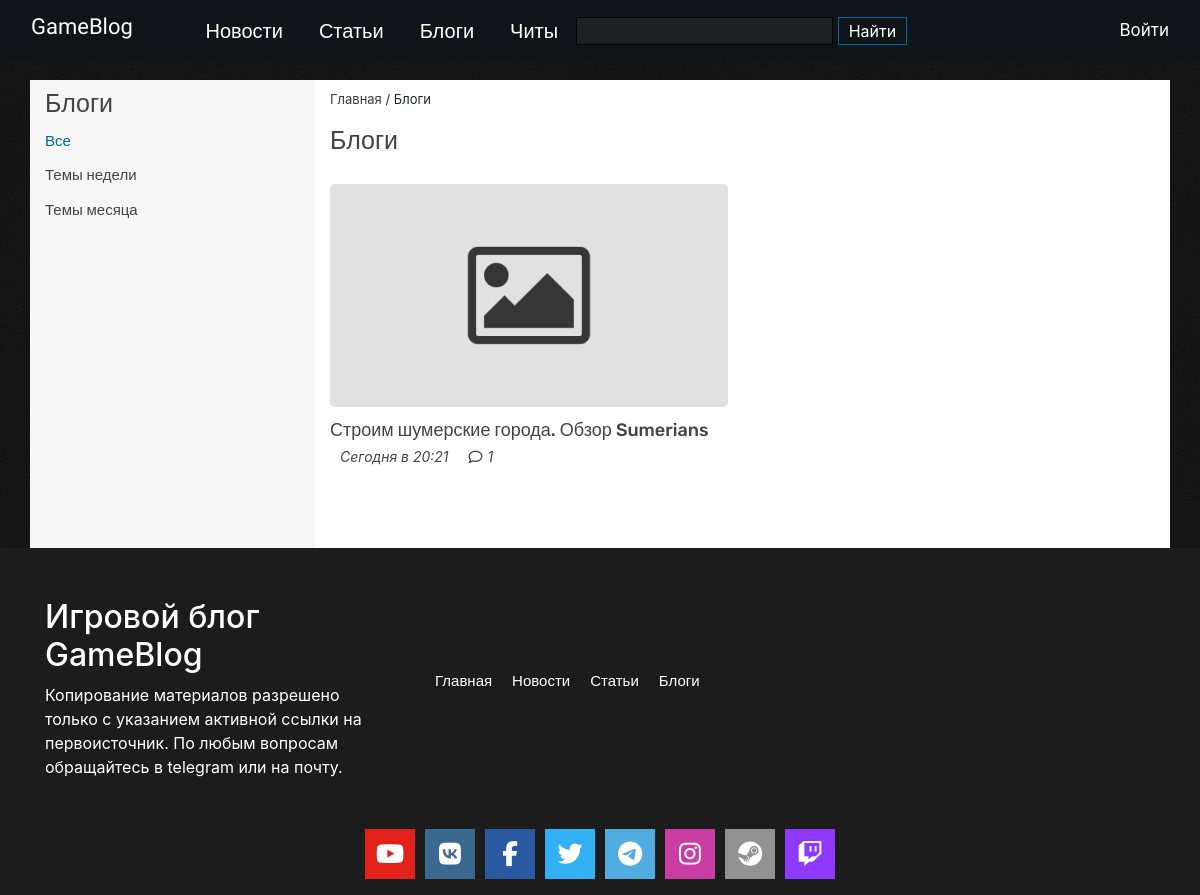
Screenshot of /blogs with the database file from the repository.
### tables this page shows
CREATE TABLE `category` (
  `id` int(11) NOT NULL,
  `title` varchar(255) NOT NULL,
  `code` varchar(255) NOT NULL,
  `table_name` varchar(255) NOT NULL
);

CREATE TABLE `blogs` (
  `id` int(11) NOT NULL,
  `title` varchar(255) NOT NULL,
  `description` text NOT NULL,
  `author` int(11) NOT NULL,
  `date` datetime NOT NULL,
  `image` varchar(255) NOT NULL,
  `meta_desc` text NOT NULL,
  `meta_keywords` text NOT NULL,
  `showSlider` int(11) NOT NULL DEFAULT 0
);

### public/index.php (called while the page is built, shortened)
<?php
$qStr = $_SERVER['QUERY_STRING'];
spl_autoload_register(function ($className){
    $className = ROOT .'/'. str_replace('\\', '/', $className) . '.php';
});
Router::dispatch($qStr);

### config/db.php (called while the page is built)
<?php
return [
    'dsn' => 'mysql:host=localhost;dbname=gameblog',
    'user' => 'root',
    'password' => 'root'
];

### app/controllers/BlogsController.php (called while the page is built, shortened)
<?php
class BlogsController extends AppController
{
    public function indexAction()
    {
        $blogs = new Blog();
        $page = isset($_GET['page']) ? (int)$_GET['page'] : 1;
        $perPage = 40;
        $total = $blogs->count();
        if ($total >= $perPage){
            $pagination = new Pagination($page, $perPage, $total);
            $start = $pagination->getStart();
            $allBlogs = $blogs->getAllBlogsLimit($start, $perPage);
        }
        else {
            $allBlogs = $blogs->getAllBlogs();
        }
        $allBlogs = editNewDateArray($allBlogs);
        $categoryBlogs = $blogs->getCategory('category', 'blogs');
    }
}

### app/models/Blog.php (called while the page is built, shortened)
<?php
class Blog extends Model
{
    public function getAllBlogs()
    {
        $sql = "SELECT B.id as num_id, B.title, B.image, B.date, U.login as author FROM blogs as B JOIN users as U ON B.author = U.id ORDER BY num_id DESC";
        return $this->db->query($sql);
    }
}

### app/views/Blogs/index.php (the view, shortened to what this page needs)
<div class="container">
    <div class="row main-content-news">
        <div class="col-xs-12 col-sm-12 col-md-3 col-lg-3 sidebar">
            <span class="sidebar-title">Блоги</span>
            <div class="category-news">
                <ul class="category-news-list">
                    <li class="category-news_item"><a href="/blogs" class="active">Все</a></li>
                    <? foreach ($arrCategory as $category): ?>
                        <li class="category-news_item"><a href="/blogs/category/<?= $category['code'] ?>"><?= $category['title'] ?></a></li>
                    <? endforeach; ?>
                </ul>
            </div>
        </div>
        <div class="col-xs-12 col-sm-12 col-md-9 col-lg-9 article-news-content">
            <div class="block-breadcrumbs">
                <p class="wrapper_p"><a href="/">Главная</a> / Блоги</p>
            </div>
            <div class="article-news-title">
                <h1>Блоги</h1>
            </div>
            <div class="article-news">
                <div class="row">
                    <? if (!empty($allBlogs)): ?>
                        <? foreach ($allBlogs as $blog): ?>
                            <div class="col-xs-12 col-sm-12 col-md-6 col-lg-6 chit-post">
                                <a href="/blogs/detail/<?=$blog['num_id']?>">
                                    <? if(file_exists($_SERVER['DOCUMENT_ROOT'].PATH_IMAGE.'/'.$blog['image'])): ?>
                                        <img src="<?=PATH_IMAGE?>/<?=$blog['image']?>" class="chit-post__img" alt="<?=$blog['image']?>">
                                    <? else: ?>
                                        <img src="<?=NO_IMG?>" class="chit-post__img" alt="<?=$blog['image']?>">
                                    <? endif; ?>
                                    <div class="chit-post__name">
                                        <a href="/blogs/detail/<?=$blog['num_id']?>"><?= $blog['title'] ?></a>
                                    </div>
                                    <div class="chit-post__info">
                                        <div class="day"><span><?= $blog['date'] ?></div>
                                        <div class="comments"><span><i class="fa fa-comment-o" aria-hidden="true"></i><?= $blog['comments'] ?></span></div>
                                    </div>
                                </a>
                            </div>
                        <? endforeach; ?>
                    <? else: ?>
                        <span class="no-records">Блогов еще нет. Но скоро появятся!</span>
                    <? endif; ?>
                </div>
            </div>
        </div>
    </div>
</div>

### public/css/style.css (style rules this page uses)
* { box-sizing: border-box; }
.active { color: #006495 !important; }
.blog_container { background: #171717 url(../images/bg.jpg) repeat top center; }
.main-content-news { margin-top: 20px; background: #fff; }
.sidebar { background: #f6f6f6; }
.sidebar .sidebar-title { display: block; margin-top: 5px; font-family: "Rubik", sans-serif; font-size: 25px; font-weight: 400; color: #434343; }
.sidebar .category-news-list { list-style: none; padding: 0; }
.sidebar .category-news-list .category-news_item { padding-top: 5px; padding-bottom: 5px; }
.sidebar .category-news-list .category-news_item a { font-family: "Roboto", sans-serif; font-size: 15px; font-weight: 500; color: #434343; position: relative; }
.sidebar .category-news-list .category-news_item a::before { content: ""; position: absolute; height: 2px; width: 100%; background: #006495; bottom: 0; margin-bottom: -2px; background: #006495; opacity: 0; transition: 0.5s ease; }
.article-news-content { background: #fff; }
.article-news-content .block-breadcrumbs { margin-top: 10px; margin-bottom: 10px; }
.article-news-content .block-breadcrumbs .wrapper_p { font-size: 13px; }
.article-news-content .block-breadcrumbs .wrapper_p a { color: #3b3b3b; }
.article-news-content .article-news-title h1 { font-size: 25px; font-family: "Rubik", sans-serif; color: #434343; }
.article-news-content .article-news { padding-bottom: 30px; }
.article-news-content .article-news .chit-post { margin-top: 20px; }
.article-news-content .article-news .chit-post__img { width: 100%; border-radius: 5px; }
.article-news-content .article-news .chit-post__name { margin-top: 10px; }
.article-news-content .article-news .chit-post__name a { font-family: "Rubik", sans-serif; font-size: 18px; color: #434343; font-weight: 500; }
.article-news-content .article-news .chit-post__info { display: flex; }
.article-news-content .article-news .chit-post__info .day { margin-left: 10px; margin-right: 10px; }
.article-news-content .article-news .chit-post__info .day span { font-size: 14px; color: #434343; font-style: italic; }
.article-news-content .article-news .chit-post__info .comments { margin-left: 10px; }
.article-news-content .article-news .chit-post__info .comments span { font-size: 14px; color: #434343; font-style: italic; }
.article-news-content .article-news .chit-post__info .comments span .fa-comment-o { margin-right: 5px; }

### rows the page displays
category: title "Темы недели"
category: title "Темы месяца"
blogs: title "Строим шумерские города. Обзор Sumerians", date "Сегодня в 20:21", comments "1"
